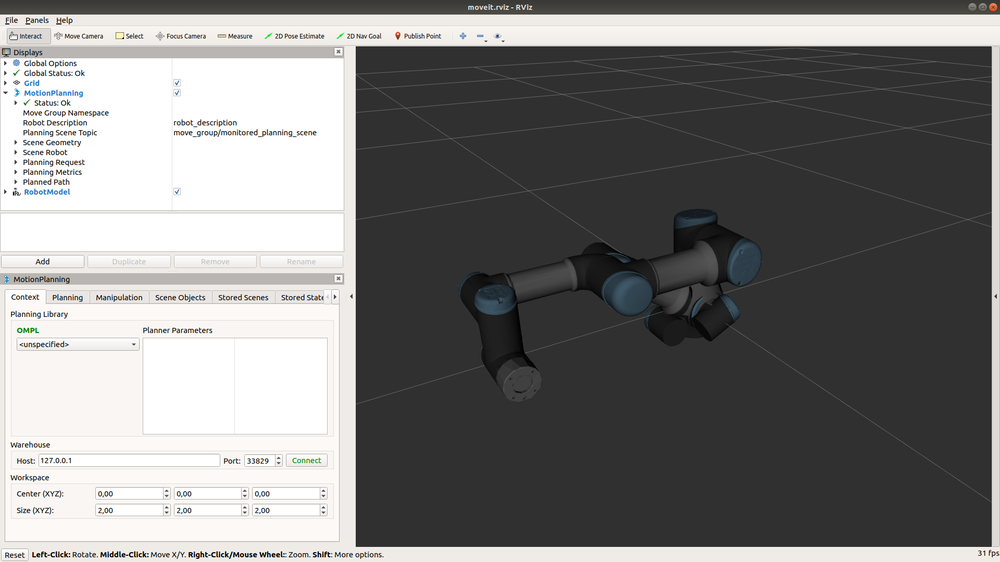
#> input picture scripts/test.png, 1000 x 562 px, shrunk from 1920 x 1080 before the run, found by its file name
$ python open_cv_python_sw01_first_test.py
#> lines starting #> are read from the running program, lines starting #| are printed output that depends on the picture
#!/usr/bin/env python3
# ################################################################################
# edited WHS, OJ , 7.1.2022 #
# sudo apt-get install python3-opencv

import cv2
print(cv2.__version__)

# lese Bild von Festplatte
image = cv2.imread('/home/oju/ur3_ws/src/emr2/scripts/test.png')
#> image is the input picture: shape (562, 1000, 3); mean B, G, R 125, 125.8, 126.4

# zeige Bild in Fenster an
cv2.imshow("Bild", image)

# warte auf Tastendruck (wichtig, sonst sieht man das Fenster nicht)
# Fenster vorher mit Maus aktivieren!!
cv2.waitKey(0)


# Position y, x
y = 100
x = 50

# waehle eine Region of Interest an Punkt:
# (y, x) mit Dimension 50x50 Pixel
region_of_interest = image[y:y+50, x:x+50]
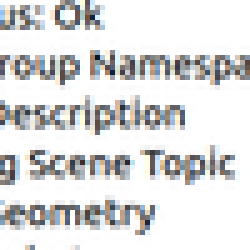
#> region_of_interest: shape (50, 50, 3) (shown 5 times larger); mean B, G, R 222.2, 222.1, 222

# zeige Region of Interest an
cv2.imshow("ROI", region_of_interest)

# warte auf Tastendruck (wichtig, sonst sieht man das Fenster nicht)
cv2.waitKey(0)

# setze ROI auf Gruen
region_of_interest[:, :] = (0, 255, 0)
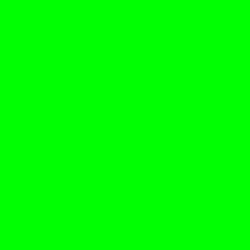
#> region_of_interest: shape (50, 50, 3) (shown 5 times larger); mean B, G, R 0, 255, 0

# die ROI ist ein "Zeiger" auf das urspruenglich geladene Image.
# Es enthaelt nun eine gruene Box!
cv2.imshow("Bild modifiziert", image)
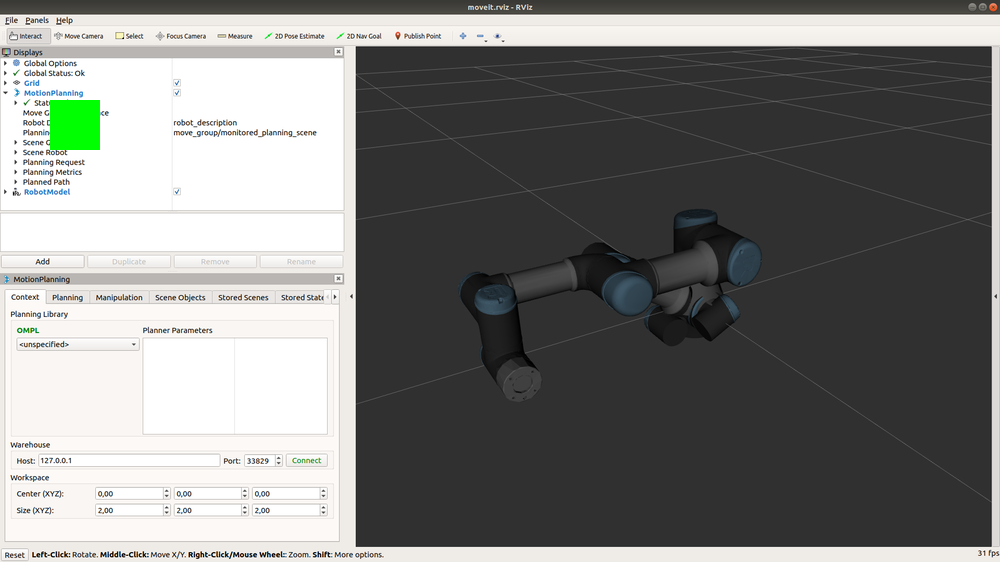
#> window 'Bild modifiziert': shape (562, 1000, 3); mean B, G, R 124, 126, 125.4

# warte auf Tastendruck
cv2.waitKey(0)
